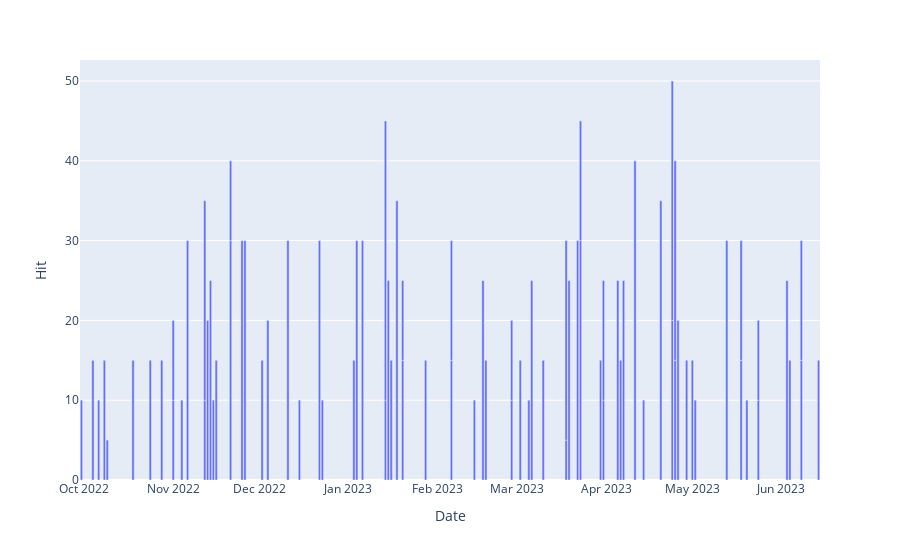

The notebook cell this image was saved under:
### Markdown cell above
## 2. Result

### Code cell
fig = px.bar(x_hi, x='Date', y='Hit')
fig.show()
